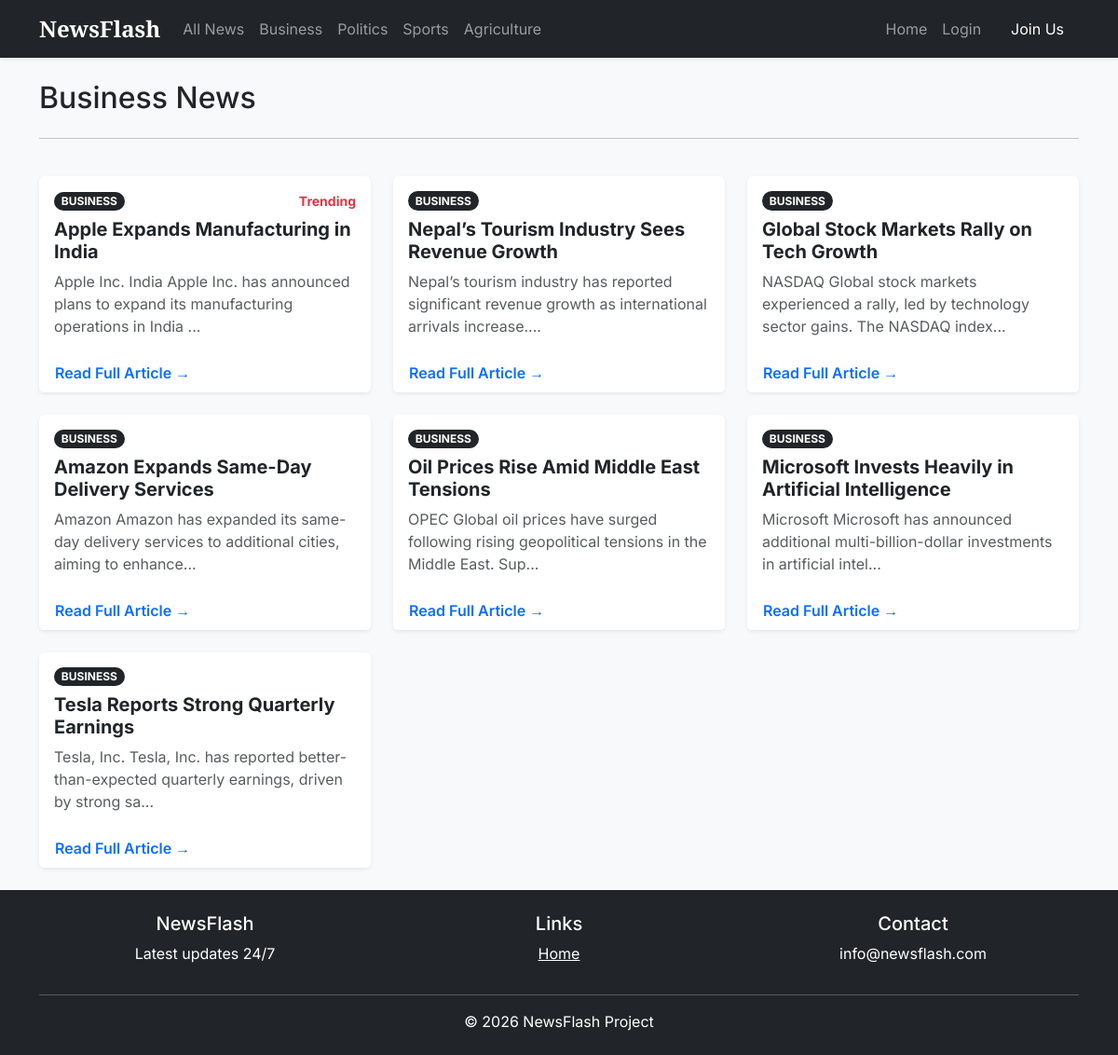
/category/Business, run on the app's committed database.
### app/models.py (models this page shows, shortened)
class Category(db.Model):
    id = db.Column(db.Integer, primary_key=True)
    name = db.Column(db.String(50), unique=True, nullable=False)
    posts = db.relationship('Post', backref='category', lazy=True)

class Post(db.Model):
    id = db.Column(db.Integer, primary_key=True)
    title = db.Column(db.String(100), nullable=False)
    date_posted = db.Column(db.DateTime, nullable=False, default=datetime.utcnow)
    content = db.Column(db.Text, nullable=False)
    user_id = db.Column(db.Integer, db.ForeignKey('user.id'), nullable=False)
    category_id = db.Column(db.Integer, db.ForeignKey('category.id'), nullable=False)
    is_trending = db.Column(db.Boolean, default=False)

### app/routes.py (the view)
@main_bp.route("/category/<string:category_name>")
def category_posts(category_name):
    category = Category.query.filter(Category.name.ilike(category_name)).first_or_404()
    posts = Post.query.filter_by(category_id=category.id)\
               .order_by(Post.is_trending.desc(), Post.date_posted.desc()).all()
    return render_template('index.html', posts=posts, title=category.name)

### app/templates/index.html (shortened to what this page needs)
{% extends "layout.html" %}
{% block content %}
<div class="row">
    <div class="col-md-12 mb-4">
        <h2 class="mb-4">{% if title %}{{ title }} News{% else %}Latest News{% endif %}</h2>
        <hr>
    </div>
    {% if posts %}
        {% for post in posts %}
        <div class="col-md-6 col-lg-4 mb-4">
            <div class="card h-100 border-0 shadow-sm">
                <div class="card-body">
                    <div class="d-flex justify-content-between align-items-center mb-2">
                        <span class="badge rounded-pill bg-dark text-uppercase">{{ post.category.name }}</span>
                        {% if post.is_trending %}
                            <small class="text-danger fw-bold"> Trending</small>
                        {% endif %}
                    </div>
                    <h5 class="card-title fw-bold"><a href="{{ url_for('main.post', post_id=post.id) }}" class="text-decoration-none text-dark">{{ post.title }}</a></h5>
                    <p class="card-text text-muted">{{ post.content[:100] }}...</p>
                </div>
                <div class="card-footer bg-white border-0">
                    <a href="{{ url_for('main.post', post_id=post.id) }}" class="btn btn-link p-0 text-decoration-none fw-semibold">Read Full Article →</a>
                </div>
            </div>
        </div>
        {% endfor %}
    {% else %}
        <div class="col-12 text-center py-5">
            <h3>No news stories yet. Be the first to post!</h3>
            <a href="{{ url_for('main.new_post') }}" class="btn btn-primary mt-3">Post News</a>
        </div>
    {% endif %}
</div>
{% endblock %}

### app/templates/layout.html (style rules this page uses)
body { font-family: 'Inter', sans-serif; }

### data on the page
Category: name "Business"
Post: category.name "BUSINESS", is_trending "Trending", title "Apple Expands Manufacturing in India", content "Apple Inc. India Apple Inc. has announced plans to expand its manufacturing operations in India"
Post: category.name "BUSINESS", title "Nepal’s Tourism Industry Sees Revenue Growth", content "Nepal’s tourism industry has reported significant revenue growth as international arrivals increase."
Post: category.name "BUSINESS", title "Global Stock Markets Rally on Tech Growth", content "NASDAQ Global stock markets experienced a rally, led by technology sector gains. The NASDAQ index"
Post: category.name "BUSINESS", title "Amazon Expands Same-Day Delivery Services", content "Amazon Amazon has expanded its same-day delivery services to additional cities, aiming to enhance"
Post: category.name "BUSINESS", title "Oil Prices Rise Amid Middle East Tensions", content "OPEC Global oil prices have surged following rising geopolitical tensions in the Middle East. Sup"
Post: category.name "BUSINESS", title "Microsoft Invests Heavily in Artificial Intelligence", content "Microsoft Microsoft has announced additional multi-billion-dollar investments in artificial intel"
Post: category.name "BUSINESS", title "Tesla Reports Strong Quarterly Earnings", content "Tesla, Inc. Tesla, Inc. has reported better-than-expected quarterly earnings, driven by strong sa"
